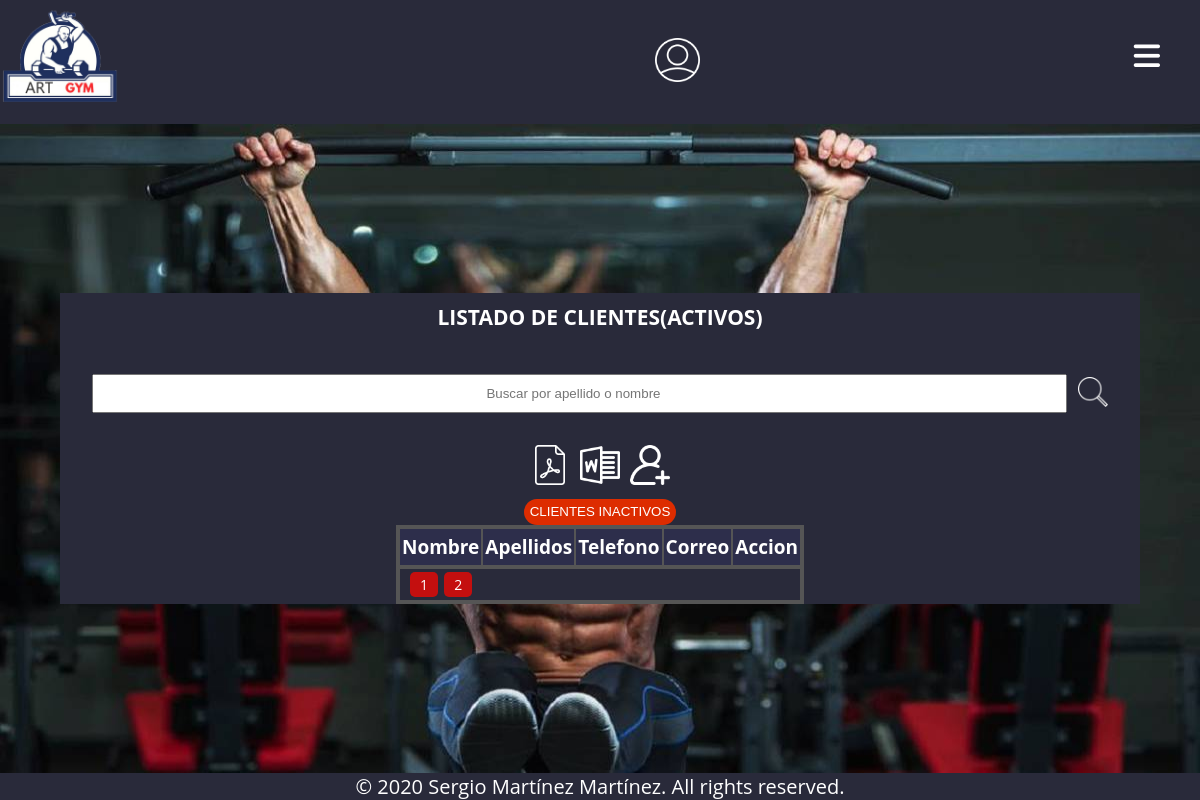
Before: /clientes/verClientes.php?pag=2 with the older database file.
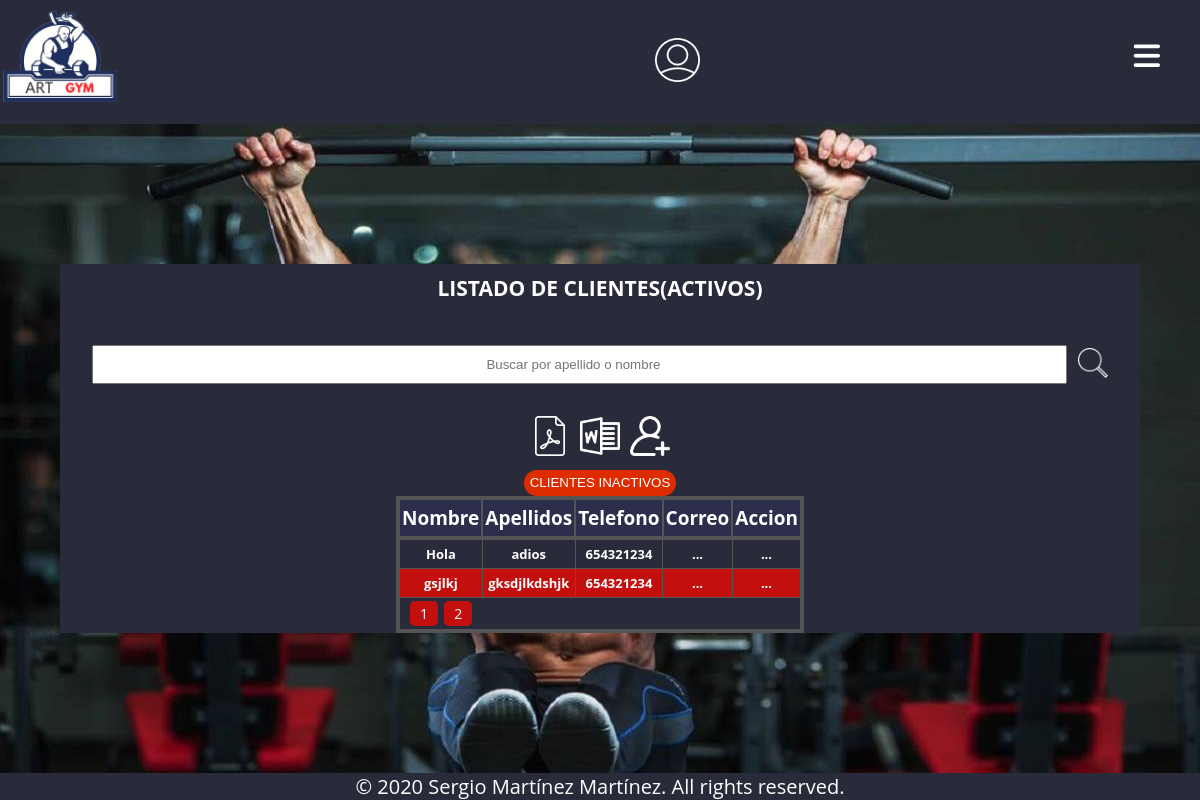
After: the same page with the newer database file.
### tables this page shows
CREATE TABLE `clientes` (
  `CodigoCliente` int(10) NOT NULL,
  `Nombre` varchar(30) NOT NULL,
  `Apellidos` varchar(30) NOT NULL,
  `Domicilio` varchar(40) DEFAULT NULL,
  `Poblacion` varchar(20) NOT NULL,
  `CorreoElectronico` varchar(50) NOT NULL,
  `Telefono` int(9) NOT NULL,
  `Observaciones` text NOT NULL,
  `Peso` decimal(10,2) DEFAULT NULL,
  `Altura` decimal(10,2) NOT NULL,
  `MasaCorporal` int(11) NOT NULL,
  `Edad` int(3) NOT NULL,
  `ActividadFisica` varchar(30) NOT NULL,
  `Lesiones` text NOT NULL,
  `Activo` tinyint(1) NOT NULL
);

### BBDD/ClientesBBDD.php (the view, shortened to what this page needs)
    <?php
function verClientes($estado)
{
    $conexion = conectarUsuarios();
    $CantidadMostrar = 5;
    $compag = (int) (!isset($_GET['pag'])) ? 1 : $_GET['pag'];
    $TotalReg = $conexion->query("SELECT * FROM clientes");
    $TotalRegistro  = ceil($TotalReg->num_rows / $CantidadMostrar);
    $select_cliente = "SELECT * from clientes where Activo = $estado LIMIT " . (($compag - 1) * $CantidadMostrar) . ",$CantidadMostrar ";
    $resultado = $conexion->query($select_cliente);
    $contador = 0;
    while ($fila = $resultado->fetch_array()) {
        $contador++;
    ?>
        <div class="divTableRow">
            <div class="divTableCelda"><?php echo "${fila['Nombre']}"; ?></div>
            <div class="divTableCelda"><?php echo "${fila['Apellidos']}"; ?></div>
            <div class="divTableCelda"><?php echo "${fila['Telefono']}"; ?></div>
            <div class="divTableCelda">
                <label for="eChkUsuario<?php echo $contador ?>" class="tresbotones">...</label>
            </div>
            <div class="divTableCelda">
                <div class="boton">
                    <label for="eChkBotones<?php echo $contador ?>" class="tresbotones">...</label>
                </div>
            </div>
        </div>
    <?php
    }
    ?>
    <div class="paginas">
        <div class="botonesPaginas">
            <div class="links">
            <?php
            $Desde = $compag - (ceil($CantidadMostrar / 2) - 1);
            $Hasta = $compag + (ceil($CantidadMostrar / 2) - 1);
            $Desde = ($Desde < 1) ? 1 : $Desde;
            $Hasta = ($Hasta < $CantidadMostrar) ? $CantidadMostrar : $Hasta;
            for ($i = $Desde; $i <= $Hasta; $i++) {
                if ($i <= $TotalRegistro) {
                    if ($i == $compag) {
                        echo "<a href=\"?pag=" . $i . "\">" . $i . "</a>";
                    } else {
                        echo "<a href=\"?pag=" . $i . "\">" . $i . "</a>";
                    }
                }
            }
            ?>
            </div>
        </div>
    </div>
    <?php
}
    ?>

Changed rows visible on the page:
added clientes: Nombre "Hola", Apellidos "adios", Telefono "654321234"
added clientes: Nombre "gsjlkj", Apellidos "gksdjlkdshjk", Telefono "654321234"
